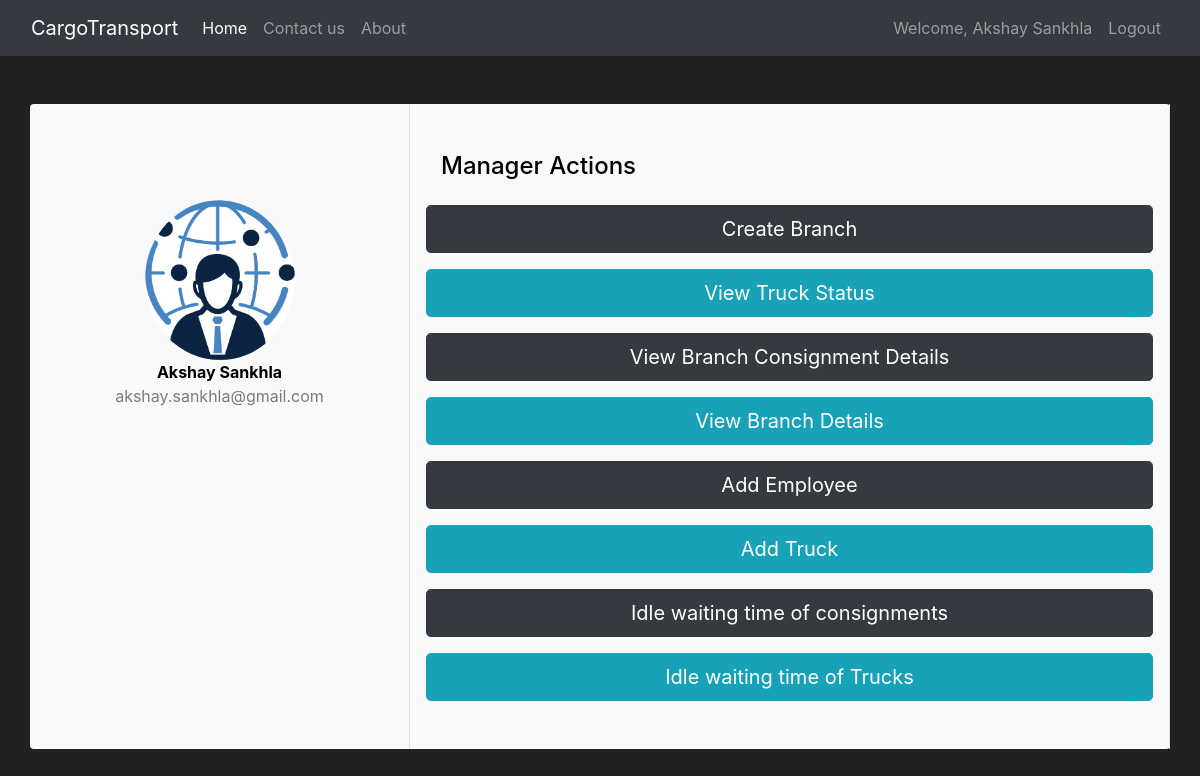
/manager_actions2 (signed in), run on the app's committed database.
### TelePort/models.py (models this page shows, shortened)
class Manager(db.Model, UserMixin):
    managerID = db.Column(db.Integer, primary_key=True)
    name = db.Column(db.String(80), unique=False, nullable=False)
    address = db.Column(db.String(1200), unique=False, nullable=False)
    phoneNumber = db.Column(db.String(1200), unique=False, nullable=False)
    email = db.Column(db.String(1200), unique=True, nullable=False)
    password_hash = db.Column(db.String(60), unique=False, nullable=False)
    @property
    def password(self):
        return self.password

### TelePort/routes.py (the view)
@app.route('/manager_actions2', methods = ['GET', 'POST'])
def manager_actions2():
    form2 = viewTruckStatus()
    form3 = branchConsignmentDetails()
    if  "form2-submit" in request.form:
        if form2.validate_on_submit():
            truck = Truck.query.filter_by(truckID = form2.truckID.data).first()
            session['truck'] = truck
            return redirect(url_for('view_truck_status'))
    if form2.errors != {}:
        for err_msg in form2.errors.values():
            flash(err_msg, category='danger')
    if "form3-submit" in request.form:
        if form3.validate_on_submit():
            office = Office.query.filter_by(officeID = form3.branchID.data).first()
            session['office'] = office
            return redirect(url_for('branch_consignment_details'))
    return render_template('manager_actions2.html', form2 = form2, form3 = form3)

### TelePort/models.py (called while the page is built)
@log_manage.user_loader
def load_employee(employeeID):
    return Employee.query.get(int(employeeID))

### TelePort/templates/manager_actions2.html (shortened to what this page needs)
{% extends 'base.html' %}
{% block content %}
<div class="container rounded bg-light mt-5 mb-5" style="color:black ">
    <div class="row">
        <div class="col-md-4 border-right">
            <div class="d-flex flex-column align-items-center text-center p-3 py-5"><img class="rounded-circle mt-5"
                    width="150px"
                    src="{{ url_for('static',filename='images/managerIcon.png') }}"><span
                    class="font-weight-bold">{{session.manager.name}}</span><span
                    class="text-black-50">{{session.manager.email}}</span></div>
        </div>
        <div class="col border-right">
            <div class="p-3 py-5">
                <div class="d-flex justify-content-between align-items-center mb-3">
                    <h4 class="text-right">Manager Actions</h4>
                </div>
                <div class="row mt-3">
                    <a href="{{ url_for('create_branch') }}" class="btn btn-dark btn-lg btn-block">Create Branch</a>
                </div>
                <div class="row mt-3">
                    <button class="btn btn-info btn-lg btn-block" data-bs-toggle="modal"
                    data-bs-target="#P_Modal">View Truck Status</button>
                </div>
                <div class="row mt-3">
                    <button class="btn btn-dark btn-lg btn-block" data-bs-toggle="modal"
                    data-bs-target="#Q_Modal">View Branch Consignment Details</button>
                </div>
                <div class="row mt-3">
                    <a href="{{ url_for('view_branch_details') }}" class="btn btn-info btn-lg btn-block">View Branch Details</a>
                </div>
                <div class="row mt-3">
                    <a href="{{ url_for('create_employee') }}" class="btn btn-dark btn-lg btn-block">Add Employee</a>
                </div>
                <div class="row mt-3">
                    <a href="{{ url_for('add_truck') }}" class="btn btn-info btn-lg btn-block">Add Truck</a>
                </div>
                <div class="row mt-3">
                    <a href="{{ url_for('idle_waiting_time_consignment') }}" class="btn btn-dark btn-lg btn-block">Idle waiting time of consignments</a>
                </div>
                <div class="row mt-3">
                    <a href="{{ url_for('idle_truck_waiting_time') }}" class="btn btn-info btn-lg btn-block">Idle waiting time of Trucks</a>
                </div>
            </div>
        </div>
    </div>
</div>
{% endblock %}

### TelePort/templates/base.html (style rules this page uses)
body { background-attachment: fixed; background-color: #212121; color: white; }

### data on the page
Manager: manager.name "Akshay Sankhla", manager.email "akshay.sankhla@gmail.com"

### other printed values
{{ session['name'] }} "Akshay Sankhla"
